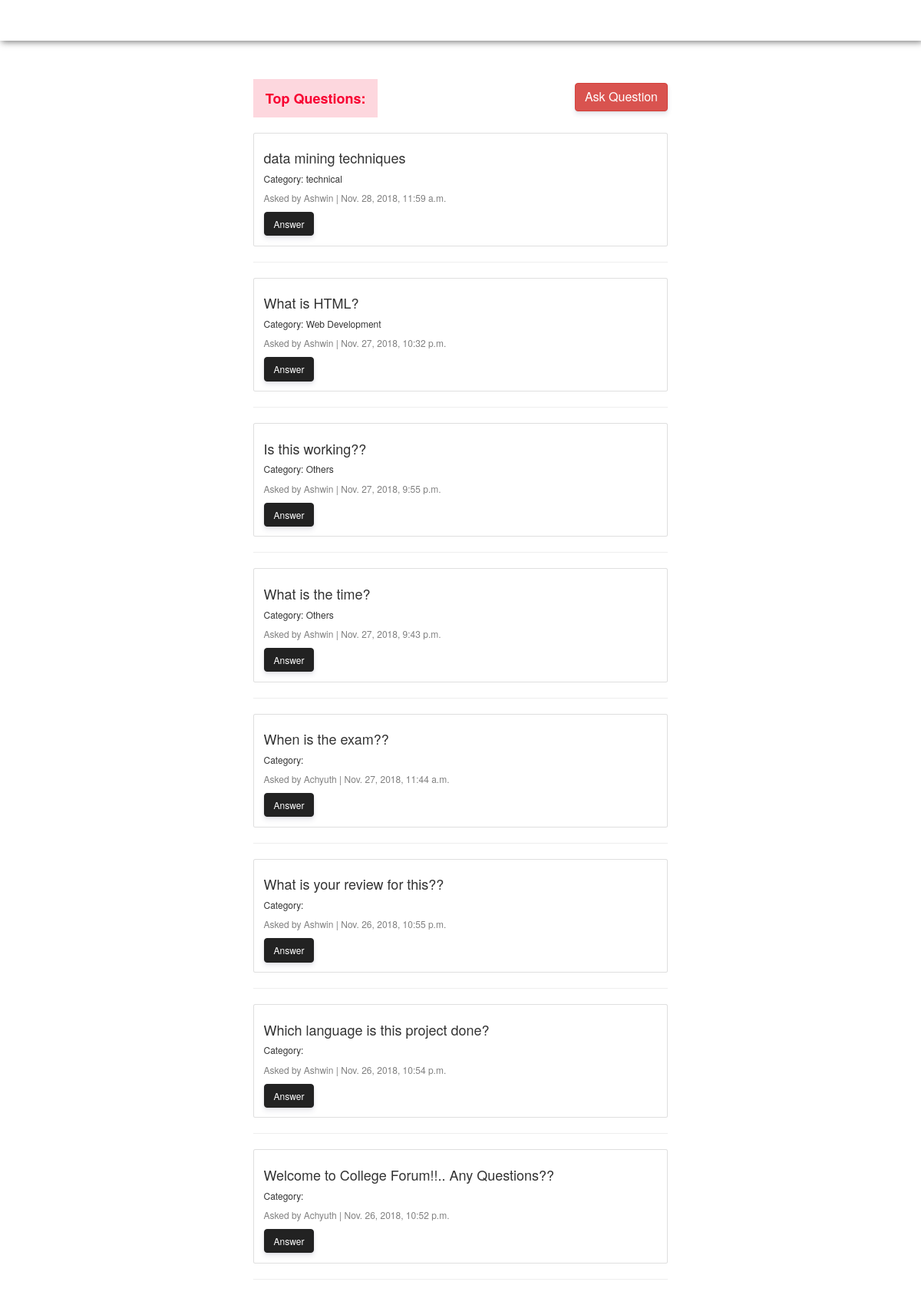
/discussion/ (signed in), run on the app's committed database.
### forum/models.py (models this page shows, shortened)
class Question(models.Model):
	author = models.ForeignKey(User, on_delete=models.CASCADE)
	question = models.CharField(max_length=200, blank=True)
	datetime = models.DateTimeField(auto_now_add=True, blank=True)
	category = models.CharField(max_length=200, blank=True)

### forum/views.py (the view, shortened to what this page needs)
# urls.py: path('discussion/', post_question),
def post_question(request):
	if not request.user.is_authenticated:
		return redirect("/login/")
	question = Question.objects.all().order_by('-datetime')
	return render(request, "forum/discussion.html", {"question" : question})

### templates/forum/discussion.html (shortened to what this page needs)
{% extends 'forum/base.html' %}
{% load static %}
{% block body %}
	<div class="container">
		<div class="row">
			<div class="col-md-3">
			</div>
			<div class="col-md-6" style="margin-top: 50px;">
				<button type="button" class="btn btn-md btn-danger" data-toggle="modal" data-target="#exampleModalCenter" style="margin-top: 5px;float: right; box-shadow: 0 4px 6px rgba(50,50,93,.11),0 1px 3px rgba(0,0,0,.08); font-size: 16px;">
				Ask Question
				</button>
				<span class="badge badge-pill badge-danger" style="margin-bottom: 20px; padding: .875em; color: #f80031; background-color: rgba(251,175,190,.5); text-align: center; border-radius: 0; font-size:18px;">Top Questions:</span><br>
				{% for quest in question %}
					<div class="card">
						<div class="card-body">
							<h4 class="card-title">{{quest.question}}</h4>
							<h6 class="card-text">Category: {{quest.category}}</h6>
							<p class="card-text" style="font-size: 12px; color: grey;">Asked by {{ quest.author }} | {{ quest.datetime }}</p>
							<a href="/question/{{quest.id}}/" class="btn" style="color: #fff;				border-color: #222;	background-color: #222; box-shadow: 0 4px 6px rgba(50,50,93,.11),0 1px 3px rgba(0,0,0,.08),0 0 0 0 rgba(255,255,255,.5);
							font-size: 12px;">Answer</a>
						</div>
					</div>
					<hr>
				{% endfor %}
			</div>
			<div class="col-md-3">
			</div>
		</div>
	</div>
{% endblock %}

### templates/forum/base.html (shortened to what this page needs)
{% load static %}
<!DOCTYPE html>
<html lang="en">
	<head>
		<link rel="stylesheet" href="https://maxcdn.bootstrapcdn.com/bootstrap/4.0.0/css/bootstrap.min.css">
		<link href="http://netdna.bootstrapcdn.com/bootstrap/3.3.5/css/bootstrap.css" rel="stylesheet">
		<link href="http://cdnjs.cloudflare.com/ajax/libs/summernote/0.8.11/summernote.css" rel="stylesheet">
		<link rel="stylesheet" href="https://use.fontawesome.com/releases/v5.5.0/css/all.css">
		<link type="text/css" href="{% static 'css/base.css' %}" rel="stylesheet">
	</head>
	<body style=" background-image: url('{% static 'images/home.jpg' %}');">
		<nav id="nav-3">
			<div class="collapse navbar-collapse">
				<ul class="nav navbar-nav mx-auto">
					<li><a class="link-3" href="/"><span class="glyphicon glyphicon-globe"></span> Forum </a></li>
				</ul>
				<ul class="nav navbar-nav mx-auto">
					<li><a class="link-3" href="#" style="margin-top: 1px;">{{user.username}}</a></li>
				</ul>
				<ul class="nav navbar-nav mx-auto">
					<li><a class="link-3" href="/discussion/">Discussions</a></li>
				</ul>
				<ul class="nav navbar-nav mx-auto">
					<li><a class="link-3" href="http://studyhours.herokuapp.com/" target="_blank">Study Planner</a></li>
				</ul>
				<ul class="nav navbar-nav mr-auto">
					<li><a class="link-3" href="/logout/">Logout</a></li>
				</ul>
			</div>
		</nav>
		{% block body %}
		{% endblock %}
	</body>
</html>

### static/css/base.css (style rules this page uses)
body { background-repeat: no-repeat; background-size: 100%; background-attachment: fixed; }
nav { text-align: center; font-family: Raleway; box-shadow: 2px 2px 8px rgba(0, 0, 0, 0.5); }
.link-3 { transition: 0.4s; color: #ffffff; font-size: 20px; text-decoration: none; padding: 0 10px; margin: 0 10px; }

### data on the page
Question: question "data mining techniques", category "technical", author "Ashwin", datetime "Nov. 28, 2018, 11:59 a.m."
Question: question "What is HTML?", category "Web Development", author "Ashwin", datetime "Nov. 27, 2018, 10:32 p.m."
Question: question "Is this working??", category "Others", author "Ashwin", datetime "Nov. 27, 2018, 9:55 p.m."
Question: question "What is the time?", category "Others", author "Ashwin", datetime "Nov. 27, 2018, 9:43 p.m."
Question: question "When is the exam??", author "Achyuth", datetime "Nov. 27, 2018, 11:44 a.m."
Question: question "What is your review for this??", author "Ashwin", datetime "Nov. 26, 2018, 10:55 p.m."
Question: question "Which language is this project done?", author "Ashwin", datetime "Nov. 26, 2018, 10:54 p.m."
Question: question "Welcome to College Forum!!.. Any Questions??", author "Achyuth", datetime "Nov. 26, 2018, 10:52 p.m."
